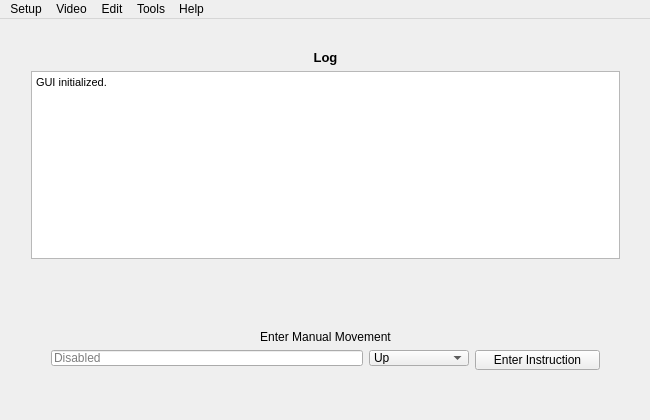
<?xml version="1.0" encoding="UTF-8"?>
<ui version="4.0">
 <class>MainWindow</class>
 <widget class="QMainWindow" name="MainWindow">
  <property name="geometry">
   <rect>
    <x>0</x>
    <y>0</y>
    <width>650</width>
    <height>420</height>
   </rect>
  </property>
  <property name="minimumSize">
   <size>
    <width>650</width>
    <height>420</height>
   </size>
  </property>
  <property name="maximumSize">
   <size>
    <width>650</width>
    <height>420</height>
   </size>
  </property>
  <property name="windowTitle">
   <string>Minotaur</string>
  </property>
  <widget class="QWidget" name="centralWidget">
   <widget class="QWidget" name="layoutWidget">
    <property name="geometry">
     <rect>
      <x>40</x>
      <y>300</y>
      <width>571</width>
      <height>58</height>
     </rect>
    </property>
    <layout class="QVBoxLayout" name="instruction_interface">
     <item>
      <widget class="QLabel" name="movement_label">
       <property name="text">
        <string>&lt;html&gt;&lt;head/&gt;&lt;body&gt;&lt;p align=&quot;center&quot;&gt;Enter Manual Movement&lt;/p&gt;&lt;/body&gt;&lt;/html&gt;</string>
       </property>
      </widget>
     </item>
     <item>
      <layout class="QHBoxLayout" name="horizontalLayout">
       <item>
        <widget class="QLineEdit" name="move_command_edit">
         <property name="minimumSize">
          <size>
           <width>0</width>
           <height>0</height>
          </size>
         </property>
         <property name="readOnly">
          <bool>true</bool>
         </property>
         <property name="placeholderText">
          <string>Disabled</string>
         </property>
        </widget>
       </item>
       <item>
        <widget class="QComboBox" name="selected_direction">
         <property name="minimumSize">
          <size>
           <width>100</width>
           <height>0</height>
          </size>
         </property>
         <item>
          <property name="text">
           <string>Up</string>
          </property>
         </item>
         <item>
          <property name="text">
           <string>Down</string>
          </property>
         </item>
         <item>
          <property name="text">
           <string>Right</string>
          </property>
         </item>
         <item>
          <property name="text">
           <string>Left</string>
          </property>
         </item>
        </widget>
       </item>
       <item>
        <widget class="QPushButton" name="move_button">
         <property name="minimumSize">
          <size>
           <width>125</width>
           <height>20</height>
          </size>
         </property>
         <property name="text">
          <string>Enter Instruction</string>
         </property>
        </widget>
       </item>
      </layout>
     </item>
    </layout>
   </widget>
   <widget class="QWidget" name="layoutWidget">
    <property name="geometry">
     <rect>
      <x>20</x>
      <y>20</y>
      <width>611</width>
      <height>231</height>
     </rect>
    </property>
    <layout class="QVBoxLayout" name="log_interface">
     <item>
      <widget class="QLabel" name="log_title">
       <property name="text">
        <string>&lt;html&gt;&lt;head/&gt;&lt;body&gt;&lt;p align=&quot;center&quot;&gt;&lt;span style=&quot; font-size:10pt; font-weight:600;&quot;&gt;Log&lt;/span&gt;&lt;/p&gt;&lt;/body&gt;&lt;/html&gt;</string>
       </property>
      </widget>
     </item>
     <item>
      <widget class="QTextEdit" name="log_viewer">
       <property name="focusPolicy">
        <enum>Qt::NoFocus</enum>
       </property>
       <property name="acceptDrops">
        <bool>false</bool>
       </property>
       <property name="toolTip">
        <string>&lt;html&gt;&lt;head/&gt;&lt;body&gt;&lt;p&gt;Log Console&lt;/p&gt;&lt;/body&gt;&lt;/html&gt;</string>
       </property>
       <property name="readOnly">
        <bool>true</bool>
       </property>
       <property name="html">
        <string>&lt;!DOCTYPE HTML PUBLIC &quot;-//W3C//DTD HTML 4.0//EN&quot; &quot;http://www.w3.org/TR/REC-html40/strict.dtd&quot;&gt;
&lt;html&gt;&lt;head&gt;&lt;meta name=&quot;qrichtext&quot; content=&quot;1&quot; /&gt;&lt;style type=&quot;text/css&quot;&gt;
p, li { white-space: pre-wrap; }
&lt;/style&gt;&lt;/head&gt;&lt;body style=&quot; font-family:'MS Shell Dlg 2'; font-size:8.25pt; font-weight:400; font-style:normal;&quot;&gt;
&lt;p style=&quot; margin-top:0px; margin-bottom:0px; margin-left:0px; margin-right:0px; -qt-block-indent:0; text-indent:0px;&quot;&gt;GUI initialized.&lt;/p&gt;&lt;/body&gt;&lt;/html&gt;</string>
       </property>
       <property name="textInteractionFlags">
        <set>Qt::NoTextInteraction</set>
       </property>
      </widget>
     </item>
    </layout>
   </widget>
  </widget>
  <widget class="QMenuBar" name="main_menu_bar">
   <property name="enabled">
    <bool>true</bool>
   </property>
   <property name="geometry">
    <rect>
     <x>0</x>
     <y>0</y>
     <width>650</width>
     <height>21</height>
    </rect>
   </property>
   <widget class="QMenu" name="setup_menu">
    <property name="enabled">
     <bool>true</bool>
    </property>
    <property name="title">
     <string>Setup</string>
    </property>
    <addaction name="switch_to_actuator_mode"/>
    <addaction name="switch_to_simulator_mode"/>
    <addaction name="separator"/>
    <addaction name="setup_actuator"/>
    <addaction name="separator"/>
    <addaction name="exit"/>
   </widget>
   <widget class="QMenu" name="menuVideo">
    <property name="enabled">
     <bool>true</bool>
    </property>
    <property name="title">
     <string>Video</string>
    </property>
    <addaction name="actionMicroscopic_Camera_View"/>
    <addaction name="actionWebcam_View"/>
   </widget>
   <widget class="QMenu" name="menuEdit">
    <property name="enabled">
     <bool>true</bool>
    </property>
    <property name="title">
     <string>Edit</string>
    </property>
    <addaction name="actionInvert_X_Axis"/>
    <addaction name="actionInvert_Y_Axis"/>
    <addaction name="separator"/>
    <addaction name="actionClear_Log"/>
   </widget>
   <widget class="QMenu" name="menuTools">
    <property name="title">
     <string>Tools</string>
    </property>
    <addaction name="actionFigure_Eight"/>
    <addaction name="actionBox_Manoeuvre"/>
    <addaction name="actionTriangle_Manoeuvre"/>
    <addaction name="actionMove_to_Circle_Start"/>
    <addaction name="actionMove_from_Circle_Start_To_Origin"/>
    <addaction name="actionCircle_Manoeuvre"/>
    <addaction name="actionPick_Shapes"/>
    <addaction name="actionNavigate_Maze"/>
    <addaction name="separator"/>
    <addaction name="actionManual_Keyboard_Input"/>
    <addaction name="separator"/>
    <addaction name="actionPreview_Image_Recognition"/>
    <addaction name="actionVideo_Camera"/>
   </widget>
   <widget class="QMenu" name="menuHelp">
    <property name="title">
     <string>Help</string>
    </property>
    <addaction name="actionHelp"/>
    <addaction name="actionAbout"/>
   </widget>
   <addaction name="setup_menu"/>
   <addaction name="menuVideo"/>
   <addaction name="menuEdit"/>
   <addaction name="menuTools"/>
   <addaction name="menuHelp"/>
  </widget>
  <action name="switch_to_actuator_mode">
   <property name="checkable">
    <bool>false</bool>
   </property>
   <property name="checked">
    <bool>false</bool>
   </property>
   <property name="enabled">
    <bool>true</bool>
   </property>
   <property name="text">
    <string>SAM Actuator mode</string>
   </property>
  </action>
  <action name="switch_to_simulator_mode">
   <property name="checkable">
    <bool>false</bool>
   </property>
   <property name="enabled">
    <bool>true</bool>
   </property>
   <property name="text">
    <string>Simulator mode</string>
   </property>
  </action>
  <action name="setup_actuator">
   <property name="enabled">
    <bool>true</bool>
   </property>
   <property name="text">
    <string>Actuators</string>
   </property>
  </action>
  <action name="exit">
   <property name="text">
    <string>Exit</string>
   </property>
  </action>
  <action name="actionMicroscopic_Camera_View">
   <property name="enabled">
    <bool>false</bool>
   </property>
   <property name="text">
    <string>Microscopic Camera View</string>
   </property>
  </action>
  <action name="actionWebcam_View">
   <property name="enabled">
    <bool>false</bool>
   </property>
   <property name="text">
    <string>Webcam View</string>
   </property>
  </action>
  <action name="actionInvert_X_Axis">
   <property name="enabled">
    <bool>false</bool>
   </property>
   <property name="text">
    <string>Invert X-Axis</string>
   </property>
  </action>
  <action name="actionInvert_Y_Axis">
   <property name="enabled">
    <bool>false</bool>
   </property>
   <property name="text">
    <string>Invert Y-Axis</string>
   </property>
  </action>
  <action name="actionClear_Log">
   <property name="enabled">
    <bool>false</bool>
   </property>
   <property name="text">
    <string>Clear Log</string>
   </property>
  </action>
  <action name="actionFigure_Eight">
   <property name="enabled">
    <bool>false</bool>
   </property>
   <property name="text">
    <string>Figure Eight</string>
   </property>
  </action>
  <action name="actionBox_Manoeuvre">
   <property name="enabled">
    <bool>false</bool>
   </property>
   <property name="text">
    <string>Box Manoeuvre</string>
   </property>
  </action>
  <action name="actionTriangle_Manoeuvre">
   <property name="enabled">
    <bool>false</bool>
   </property>
   <property name="text">
    <string>Triangle Manoeuvre</string>
   </property>
  </action>
  <action name="actionMove_to_Circle_Start">
   <property name="enabled">
    <bool>false</bool>
   </property>
   <property name="text">
    <string>Move to Circle Start</string>
   </property>
  </action>
  <action name="actionMove_from_Circle_Start_To_Origin">
   <property name="enabled">
    <bool>false</bool>
   </property>
   <property name="text">
    <string>Move from Circle Start To Origin</string>
   </property>
  </action>
  <action name="actionCircle_Manoeuvre">
   <property name="enabled">
    <bool>false</bool>
   </property>
   <property name="text">
    <string>Circle Manoeuvre</string>
   </property>
  </action>
  <action name="actionPick_Shapes">
   <property name="enabled">
    <bool>false</bool>
   </property>
   <property name="text">
    <string>Pick Shapes</string>
   </property>
  </action>
  <action name="actionNavigate_Maze">
   <property name="enabled">
    <bool>false</bool>
   </property>
   <property name="text">
    <string>Navigate Maze</string>
   </property>
  </action>
  <action name="actionManual_Keyboard_Input">
   <property name="enabled">
    <bool>false</bool>
   </property>
   <property name="text">
    <string>Manual Keyboard Input</string>
   </property>
  </action>
  <action name="actionPreview_Image_Recognition">
   <property name="enabled">
    <bool>false</bool>
   </property>
   <property name="text">
    <string>Preview Image Recognition</string>
   </property>
  </action>
  <action name="actionVideo_Camera">
   <property name="enabled">
    <bool>false</bool>
   </property>
   <property name="text">
    <string>Video Camera</string>
   </property>
  </action>
  <action name="actionHelp">
   <property name="enabled">
    <bool>false</bool>
   </property>
   <property name="text">
    <string>Help</string>
   </property>
  </action>
  <action name="actionAbout">
   <property name="enabled">
    <bool>true</bool>
   </property>
   <property name="text">
    <string>About</string>
   </property>
  </action>
 </widget>
 <layoutdefault spacing="6" margin="11"/>
 <resources/>
 <connections>
  <connection>
   <sender>exit</sender>
   <signal>triggered()</signal>
   <receiver>MainWindow</receiver>
   <slot>close()</slot>
   <hints>
    <hint type="sourcelabel">
     <x>-1</x>
     <y>-1</y>
    </hint>
    <hint type="destinationlabel">
     <x>150</x>
     <y>183</y>
    </hint>
   </hints>
  </connection>
 </connections>
</ui>
